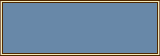

This game map was drawn from its Tiled (.tmx) file and the tilesets committed beside it. A one-line description and the full map source follow:
An orthogonal 20x7 tile map with 8x8 px tiles, 1 tile layer (Tile Layer 1).

<map version="1.5" tiledversion="1.7.2" orientation="orthogonal" renderorder="right-down" width="20" height="7" tilewidth="8" tileheight="8" infinite="0" nextlayerid="2" nextobjectid="1">
 <tileset firstgid="1" name="MenuTiles" tilewidth="8" tileheight="8" tilecount="128" columns="32">
  <image source="MenuTiles.png" width="256" height="32" />
 </tileset>
 <layer id="1" name="Tile Layer 1" width="20" height="7">
  <data encoding="csv">
2147483739,90,90,90,90,90,90,90,90,90,90,90,90,90,90,90,90,90,90,91,
96,10,10,10,10,10,10,10,10,10,10,10,10,10,10,10,10,10,10,2147483744,
96,10,10,10,10,10,10,10,10,10,10,10,10,10,10,10,10,10,10,2147483744,
96,10,10,10,10,10,10,10,10,10,10,10,10,10,10,10,10,10,10,2147483744,
96,10,10,10,10,10,10,10,10,10,10,10,10,10,10,10,10,10,10,2147483744,
96,10,10,10,10,10,10,10,10,10,10,10,10,10,10,10,10,10,10,2147483744,
3221225563,3221225562,3221225562,3221225562,3221225562,3221225562,3221225562,3221225562,3221225562,3221225562,3221225562,3221225562,3221225562,3221225562,3221225562,3221225562,3221225562,3221225562,3221225562,1073741915
</data>
 </layer>
</map>
